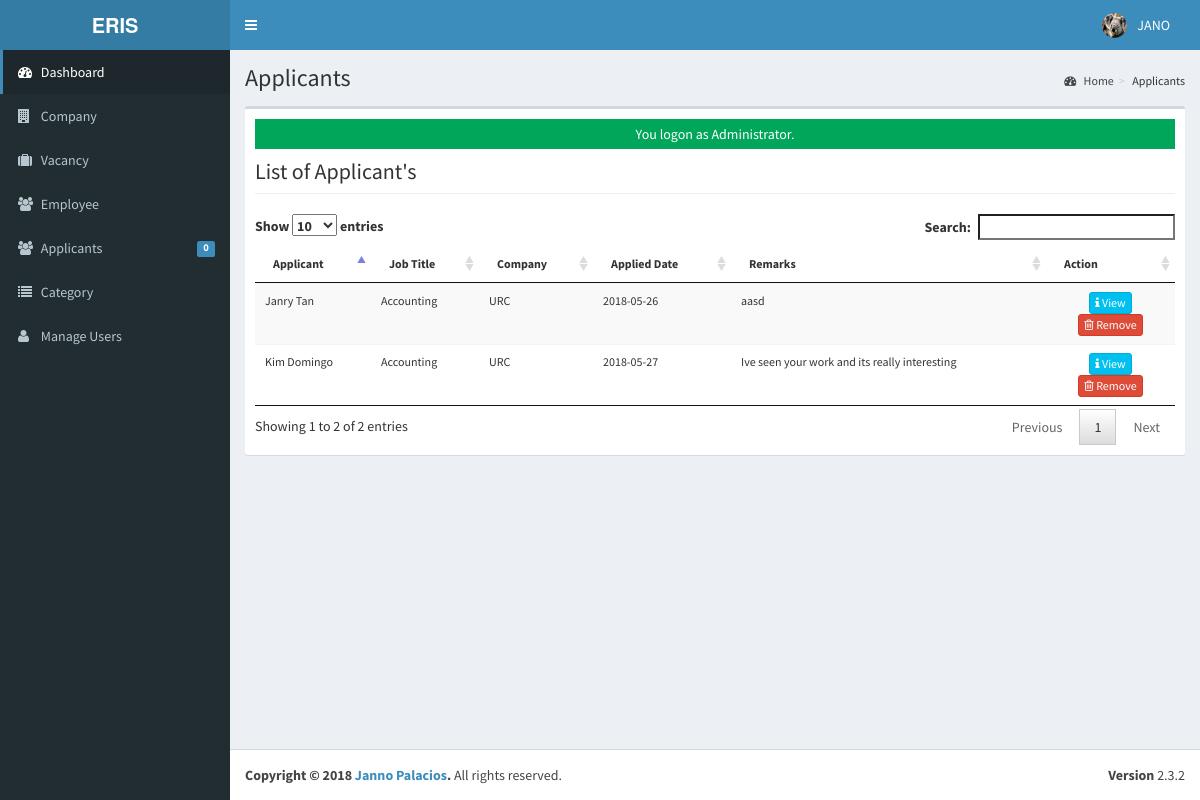
Screenshot of /admin/applicants/index.php (signed in) with the database file from the repository.
### tables this page shows
CREATE TABLE IF NOT EXISTS `tblusers` (
  `USERID` varchar(30) NOT NULL,
  `FULLNAME` varchar(40) NOT NULL,
  `USERNAME` varchar(90) NOT NULL,
  `PASS` varchar(90) NOT NULL,
  `ROLE` varchar(30) NOT NULL,
  `PICLOCATION` varchar(255) NOT NULL,
  PRIMARY KEY (`USERID`)
);

CREATE TABLE IF NOT EXISTS `tbljobregistration` (
  `REGISTRATIONID` int(11) NOT NULL AUTO_INCREMENT,
  `COMPANYID` int(11) NOT NULL,
  `JOBID` int(11) NOT NULL,
  `APPLICANTID` int(11) NOT NULL,
  `APPLICANT` varchar(90) NOT NULL,
  `REGISTRATIONDATE` date NOT NULL,
  `REMARKS` varchar(255) NOT NULL DEFAULT 'Pending',
  `FILEID` varchar(30) NULL,
  `PENDINGAPPLICATION` tinyint(1) NOT NULL DEFAULT '1',
  `HVIEW` tinyint(1) NOT NULL DEFAULT '1',
  `DATETIMEAPPROVED` datetime NOT NULL,
  PRIMARY KEY (`REGISTRATIONID`)
);

CREATE TABLE IF NOT EXISTS `tbljob` (
  `JOBID` int(11) NOT NULL AUTO_INCREMENT,
  `COMPANYID` int(11) NOT NULL,
  `CATEGORY` varchar(250) NOT NULL,
  `OCCUPATIONTITLE` varchar(90) NOT NULL,
  `REQ_NO_EMPLOYEES` int(11) NOT NULL,
  `SALARIES` double NOT NULL,
  `DURATION_EMPLOYEMENT` varchar(90) NOT NULL,
  `QUALIFICATION_WORKEXPERIENCE` text NOT NULL,
  `JOBDESCRIPTION` text NOT NULL,
  `PREFEREDSEX` varchar(30) NOT NULL,
  `SECTOR_VACANCY` text NOT NULL,
  `JOBSTATUS` varchar(90) NOT NULL,
  `DATEPOSTED` datetime NOT NULL,
  PRIMARY KEY (`JOBID`)
);

CREATE TABLE IF NOT EXISTS `tblcompany` (
  `COMPANYID` int(11) NOT NULL AUTO_INCREMENT,
  `COMPANYNAME` varchar(90) NOT NULL,
  `COMPANYADDRESS` varchar(90) NOT NULL,
  `COMPANYCONTACTNO` varchar(30) NOT NULL,
  `COMPANYSTATUS` varchar(90) NOT NULL,
  `COMPANYMISSION` text NOT NULL,
  PRIMARY KEY (`COMPANYID`)
);

### admin/applicants/index.php (called while the page is built, shortened)
<?php
require_once("../../include/initialize.php");
 $title="Applicants";
require_once ("../theme/templates.php");
?>

### include/database.php (called while the page is built, shortened)
<?php
class Database {
	var $sql_string = '';
	private $conn;
	public function open_connection() {
		$this->conn = mysqli_connect(server,user,pass);
		if(!$this->conn){
			echo "Problem in database connection! Contact administrator!";
			exit();
		}else{
			$db_select = mysqli_select_db($this->conn,database_name);
		}
	}
	function setQuery($sql='') {
		$this->sql_string=$sql;
	}
	function executeQuery() {
		$result = mysqli_query($this->conn,$this->sql_string);
		return $result;
	}
	private function confirm_query($result) {
		return $result;
	}
	function loadResultList( $key='' ) {
		$cur = $this->executeQuery();
		$array = array();
		while ($row = mysqli_fetch_object($cur)) {
			if ($key) {
				$array[$row->$key] = $row;
			} else {
				$array[] = $row;
			}
		}
		return $array;
	}
	function loadSingleResult() {
		$cur = $this->executeQuery();
		while ($row = mysqli_fetch_object($cur)) {
		return $data = $row;
		}
	}
}
$mydb = new Database();
?>

### include/accounts.php (called while the page is built, shortened)
<?php
require_once(LIB_PATH.DS.'database.php');
class User {
	protected static  $tblname = "tblusers";
	function single_user($id=""){
			global $mydb;
			$mydb->setQuery("SELECT * FROM ".self::$tblname."
				Where USERID= '{$id}' LIMIT 1");
			$cur = $mydb->loadSingleResult();
			return $cur;
	}
}
?>

### include/function.php (called while the page is built, shortened)
<?php
function currentpage(){
		$this_page = $_SERVER['SCRIPT_NAME'];
	    $bits = explode('/',$this_page);
		 return $bits[3];
	}
		?>

### admin/applicants/list.php (the view, shortened to what this page needs)
<div class="row">
   <div class="col-lg-12">
           <h1 class="page-header">List of Applicant's   </h1>
      		</div>
  		 </div>
					<form class="wow fadeInDownaction" action="controller.php?action=delete" Method="POST">
						<table id="dash-table" class="table table-striped  table-hover table-responsive" style="font-size:12px" cellspacing="0">
						  <thead>
						  	<tr>
								<th>Applicant</th>
								<th>Job Title</th>
								<th>Company</th>
								<th>Applied Date</th>
								<th>Remarks</th>
								<th width="14%" >Action</th>
						  	</tr>
						  </thead>
						  <tbody>
						  	<?php
						  		$mydb->setQuery("SELECT * FROM `tblcompany` c  , `tbljobregistration` j, `tbljob` j2, `tblapplicants` a WHERE c.`COMPANYID`=j.`COMPANYID` AND  j.`JOBID`=j2.`JOBID` AND j.`APPLICANTID`=a.`APPLICANTID` ");
						  		$cur = $mydb->loadResultList();
								foreach ($cur as $result) {
						  		echo '<tr>';
						  		echo '<td>'. $result->APPLICANT.'</td>';
						  		echo '<td>' . $result->OCCUPATIONTITLE.'</a></td>';
						  		echo '<td>' . $result->COMPANYNAME.'</a></td>';
						  		echo '<td>'. $result->REGISTRATIONDATE.'</td>';
						  		echo '<td>'. $result->REMARKS.'</td>';
				  				echo '<td align="center" >
				  		             <a title="View" href="index.php?view=view&id='.$result->REGISTRATIONID.'"  class="btn btn-info btn-xs  ">
				  		             <span class="fa fa-info fw-fa"></span> View</a>
				  		             <a title="Remove" href="index.php?view=delete&id='.$result->REGISTRATIONID.'"  class="btn btn-danger btn-xs  ">
				  		             <span class="fa fa-trash-o fw-fa"></span> Remove</a>
				  					 </td>';
						  		echo '</tr>';
						  	}
						  	?>
						  </tbody>
						</table>
						</form>

### admin/theme/templates.php (shortened to what this page needs)
<!DOCTYPE html>
<html>
    <head>
        <link rel="stylesheet" href="<?php echo web_root;?>bootstrap/css/bootstrap.min.css">
        <link rel="stylesheet" href="<?php echo web_root;?>plugins/font-awesome/css/font-awesome.min.css">
        <link rel="stylesheet" href="<?php echo web_root;?>dist/css/AdminLTE.min.css">
        <link rel="stylesheet" href="<?php echo web_root;?>dist/css/skins/_all-skins.min.css">
        <link rel="stylesheet" href="<?php echo web_root;?>plugins/iCheck/flat/blue.css">
        <link rel="stylesheet" href="<?php echo web_root;?>plugins/morris/morris.css">
        <link rel="stylesheet" href="<?php echo web_root;?>plugins/jvectormap/jquery-jvectormap-1.2.2.css">
        <link href="<?php echo web_root; ?>plugins/datepicker/bootstrap-datetimepicker.min.css" rel="stylesheet" media="screen">
        <link rel="stylesheet" href="<?php echo web_root;?>plugins/dataTables/jquery.dataTables.min.css">
        <link rel="stylesheet" href="<?php echo web_root;?>plugins/bootstrap-wysihtml5/bootstrap3-wysihtml5.min.css">
    </head>
 <body class="hold-transition skin-blue fixed sidebar-mini">
<div class="wrapper">
  <header class="main-header">
    <a href="<?php echo web_root;?>/admin/" class="logo">
      <span class="logo-lg"><b>ERIS</b></span>
    </a>
    <nav class="navbar navbar-static-top" role="navigation">
      <a href="#" class="sidebar-toggle" data-toggle="offcanvas" role="button">
      </a>
      <div class="navbar-custom-menu">
        <ul class="nav navbar-nav">
          <?php
              $user = New User();
              $singleuser = $user->single_user($_SESSION['ADMIN_USERID']);
          ?>
          <li class="dropdown user user-menu" style="padding-right: 15px;"  >
            <a href="#" class="dropdown-toggle" data-toggle="dropdown">
              <img src="<?php echo web_root.'admin/user/'. $singleuser->PICLOCATION;?>" class="user-image" alt="User Image">
              <span class="hidden-xs"><?php echo $singleuser->FULLNAME; ?></span>
            </a>
          </li>
        </ul>
      </div>
    </nav>
  </header>
  <aside class="main-sidebar">
    <section class="sidebar">
      <ul class="sidebar-menu">
        <li  class="<?php echo (currentpage() == 'index.php') ? "active" : false;?>" >
          <a href="<?php echo web_root ;?>admin/">
            <i class="fa fa-dashboard"></i> <span>Dashboard</span>
          </a>
        </li>
        <li class="<?php echo (currentpage() == 'company') ? "active" : false;?>" >
          <a href="<?php echo web_root ;?>admin/company/">
            <i class="fa fa-building"></i> <span>Company</span>
          </a>
        </li>
        <li class="<?php echo (currentpage() == 'vacancy') ? "active" : false;?>" >
          <a href="<?php echo web_root ;?>admin/vacancy/">
            <i class="fa fa-suitcase"></i> <span>Vacancy</span>
          </a>
        </li>
        <li class="<?php echo (currentpage() == 'employee') ? "active" : false;?>" >
          <a href="<?php echo web_root ;?>admin/employee/">
            <i class="fa fa-users"></i> <span>Employee</span>
          </a>
        </li>
        <li class="<?php echo (currentpage() == 'applicants') ? "active" : false;?>" >
          <a href="<?php echo web_root ;?>admin/applicants/">
            <i class="fa fa-users"></i> <span>Applicants</span>
            <span class="label label-primary pull-right">
              <?php
                $sql = "SELECT count(*) as 'APPL' FROM `tbljobregistration` WHERE `PENDINGAPPLICATION`=1";
                $mydb->setQuery($sql);
                $pending = $mydb->loadSingleResult();
                echo $pending->APPL;
              ?>
            </span>
          </a>
        </li>
        <li class="<?php echo (currentpage() == 'category') ? "active" : false;?>" >
          <a href="<?php echo web_root ;?>admin/category/">
            <i class="fa fa-list"></i> <span>Category</span>
          </a>
        </li>
         <li class="<?php echo (currentpage() == 'user') ? "active" : false;?>">
          <a href="<?php echo web_root; ?>admin/user/">
            <i class="fa fa-user"></i> <span>Manage Users</span> </a>
        </li>
      </ul>
    </section>
  </aside>
  <div class="content-wrapper">
  <section class="content-header">
      <h1>
        <?php echo isset($title) ? $title : ''; ?>
      </h1>
      <ol class="breadcrumb">
        <?php
          if ($title!='Home') {
            $active_title = '';
            if (isset($_GET['view'])) {
              $active_title = '<li class='.$active_title.'><a href="index.php">'.$title.'</a></li>';
            }else{
              $active_title = '<li class='.$active_title.'>'.$title.'</li>';
            }
            echo '<li><a href='.web_root.'admin/><i class="fa fa-dashboard"></i> Home</a></li>';
            echo  $active_title;
          }
        ?>
      </ol>
    </section>
         <section class="content">
          <div class="row">
            <div class="col-xs-12">
              <div class="box">
                <div class="box-body">
              <?php
               require_once $content;
               ?>
             </div>
             </div>
           </div>
         </div>
         </section>
 </div>
  <footer class="main-footer">
    <div class="pull-right hidden-xs">
      <b>Version</b> 2.3.2
    </div>
    <strong>Copyright &copy; 2018 <a href="#">Janno Palacios</a>.</strong> All rights
    reserved.
  </footer>
    </body>
</html>

### rows the page displays
tblusers: PICLOCATION (picture), FULLNAME "JANO"
tbljobregistration: APPLICANT "Kim Domingo", JOBID.OCCUPATIONTITLE "Accounting", COMPANYID.COMPANYNAME "URC", REGISTRATIONDATE "2018-05-27", REMARKS "Ive seen your work and its really interesting"
tbljobregistration: APPLICANT "Janry Tan", JOBID.OCCUPATIONTITLE "Accounting", COMPANYID.COMPANYNAME "URC", REGISTRATIONDATE "2018-05-26", REMARKS "aasd"

### other values shown
$pending->APPL "0"
$title "Applicants"
$_SESSION['message'] "You logon as Administrator."
